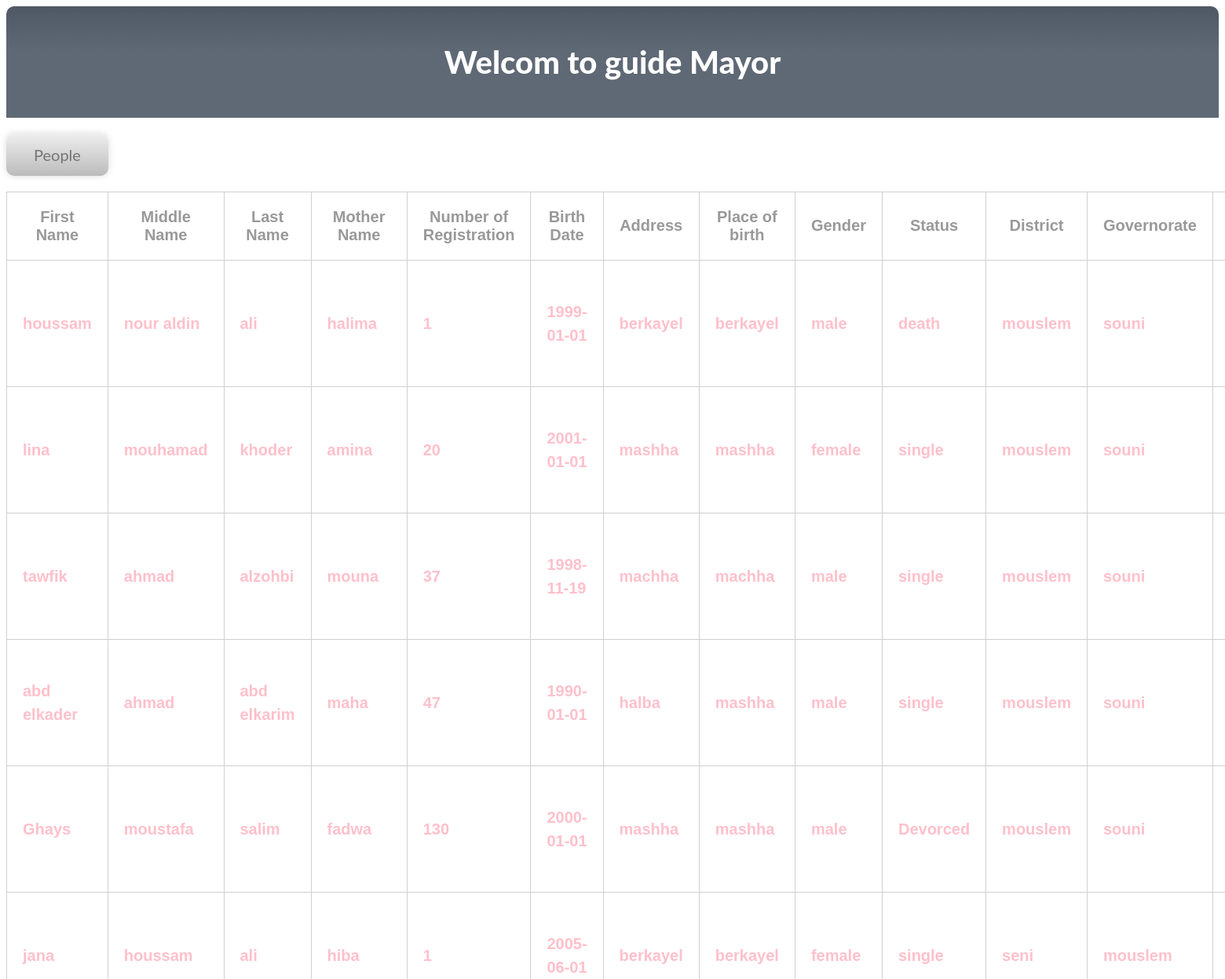
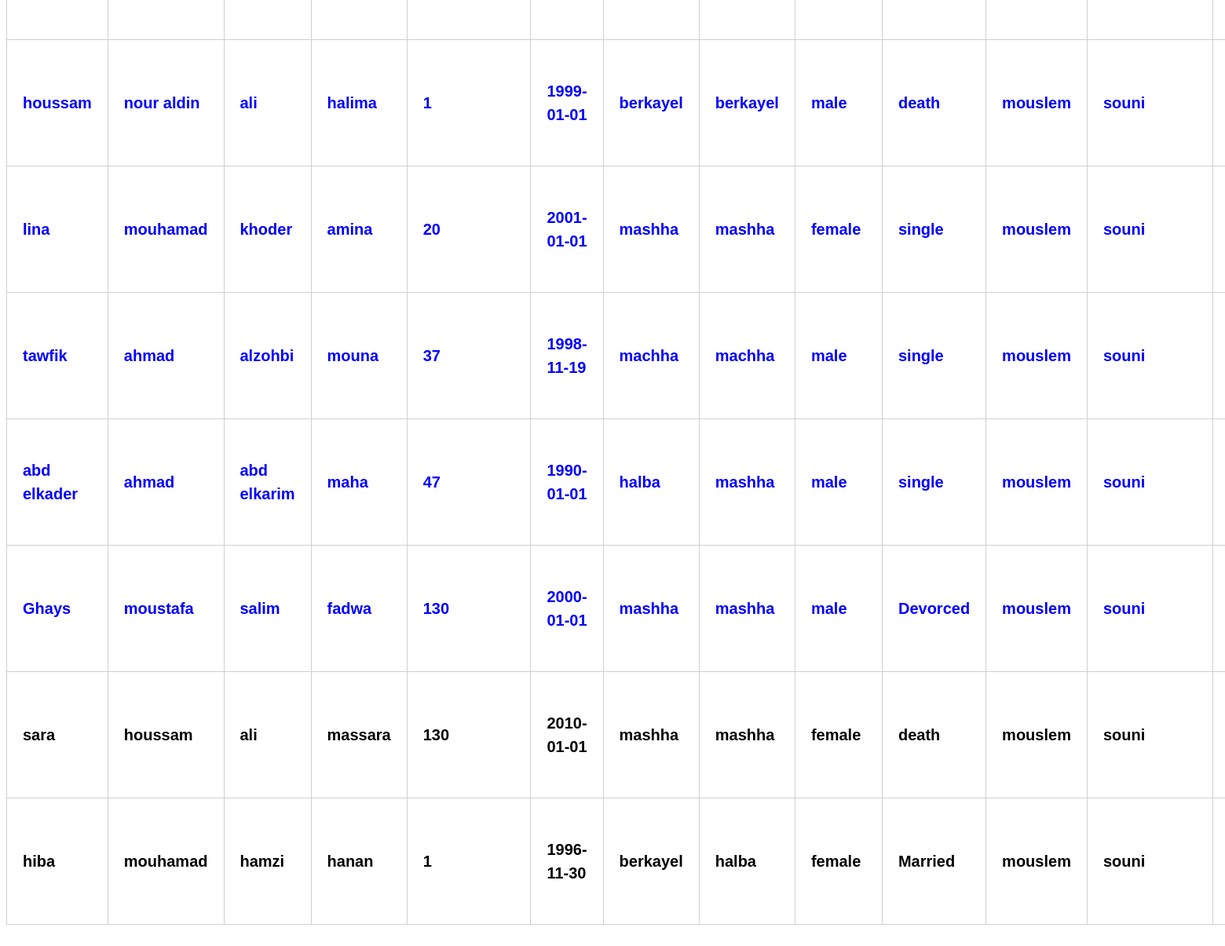
The app's page /showfmadmin.php with its own data (2 pictures, top to bottom).
### tables this page shows
CREATE TABLE IF NOT EXISTS `people` (
  `id` int(11) NOT NULL AUTO_INCREMENT,
  `fn` varchar(20) NOT NULL,
  `mn` varchar(20) NOT NULL,
  `ln` varchar(20) NOT NULL,
  `mothername` varchar(20) NOT NULL,
  `nbreg` int(11) NOT NULL,
  `bd` date NOT NULL,
  `address` varchar(20) NOT NULL,
  `placeb` varchar(20) NOT NULL,
  `gender` varchar(20) NOT NULL,
  `status` varchar(20) NOT NULL,
  `denomination` varchar(80) NOT NULL,
  `religion` varchar(80) NOT NULL,
  `district` varchar(20) NOT NULL,
  `governorate` varchar(20) NOT NULL,
  `fid` int(11) NOT NULL,
  `mid` int(11) NOT NULL,
  `townid` int(11) NOT NULL,
  PRIMARY KEY (`id`),
  KEY `townid` (`townid`),
  KEY `townid_2` (`townid`),
  KEY `townid_3` (`townid`),
  KEY `townid_4` (`townid`)
);

### src/showfmadmin.php (the view, shortened to what this page needs)
<!DOCTYPE html>
<html>
<head>
  <link rel="stylesheet" type="text/css" media="screen" href="main.css" />
</head>
<body>
<div class="header" >
<h1> Welcom to guide Mayor </h1>
</div>
<nav >
	<ul>
		<li><a  href="<?php $idton= $_SESSION['townenter']; echo "showppl.php?id=$idton" ?>">People</a>
		</li>
					</ul>
</nav>
<div id="body">
 <div id="content">
   <table align="center">
    <th>First Name</th>
    <th>Middle Name</th>
    <th>Last Name</th>
    <th>Mother Name</th>
    <th>Number of Registration</th>
    <th>Birth Date</th>
    <th>Address</th>
    <th>Place of birth</th>
    <th>Gender </th>
    <th>Status</th>
    <th>District</th>
    <th>Governorate</th>
<body>
  <div class="login-wrap">
  <div class="login-html">
    <div class="login-form">
    <form method="post" action="updatemayor.php">
<?php
    $id = $_GET['id'];
	  $con= mysqli_connect("localhost", "root","", "guide");
        ?>
  <?php
        $sql2="select * from people where mid='$id' ";
       $result2=mysqli_query($con,$sql2);
   while($row2 = mysqli_fetch_array($result2)) {
     ?>
     <tr>
     <td><?php echo  "<p style='color:pink;'>".$row2[1]."</p>"; ?></td>
     <td><?php echo "<p style='color:pink;'>".$row2[2]."</p>"; ?></td>
     <td><?php echo  "<p style='color:pink;'>".$row2[3]."</p>"; ?></td>
     <td><?php echo "<p style='color:pink;'>".$row2[4]."</p>"; ?></td>
     <td><?php echo  "<p style='color:pink;'>".$row2[5]."</p>"; ?></td>
     <td><?php echo "<p style='color:pink;'>".$row2[6]."</p>"; ?></td>
     <td><?php echo  "<p style='color:pink;'>".$row2[7]."</p>"; ?></td>
     <td><?php echo  "<p style='color:pink;'>".$row2[8]."</p>"; ?></td>
     <td><?php echo  "<p style='color:pink;'>".$row2[9]."</p>"; ?></td>
     <td><?php echo "<p style='color:pink;'>".$row2[10]."</p>"; ?></td>
     <td><?php echo "<p style='color:pink;'>".$row2[11]."</p>"; ?></td>
     <td><?php echo  "<p style='color:pink;'>".$row2[12]."</p>"; ?></td>
     <td><?php echo  "<p style='color:pink;'>".$row2[13]."</p>"; ?></td>
     </tr>
     <?php
}
?>
 <?php
           $sql1="select * from people where fid='$id'&& mid=0 ";
	        $result1=mysqli_query($con,$sql1);
      while($row1 = mysqli_fetch_array($result1)) {
        ?>
        <tr>
        <td><?php echo  "<p style='color:blue;'>".$row1[1]."</p>"; ?></td>
        <td><?php echo "<p style='color:blue;'>".$row1[2]."</p>"; ?></td>
        <td><?php echo  "<p style='color:blue;'>".$row1[3]."</p>"; ?></td>
        <td><?php echo "<p style='color:blue;'>".$row1[4]."</p>"; ?></td>
        <td><?php echo  "<p style='color:blue;'>".$row1[5]."</p>"; ?></td>
        <td><?php echo "<p style='color:blue;'>".$row1[6]."</p>"; ?></td>
        <td><?php echo  "<p style='color:blue;'>".$row1[7]."</p>"; ?></td>
        <td><?php echo  "<p style='color:blue;'>".$row1[8]."</p>"; ?></td>
        <td><?php echo  "<p style='color:blue;'>".$row1[9]."</p>"; ?></td>
        <td><?php echo "<p style='color:blue;'>".$row1[10]."</p>"; ?></td>
        <td><?php echo "<p style='color:blue;'>".$row1[11]."</p>"; ?></td>
        <td><?php echo  "<p style='color:blue;'>".$row1[12]."</p>"; ?></td>
        <td><?php echo  "<p style='color:blue;'>".$row1[13]."</p>"; ?></td>
        </tr>
        <?php
 }
 ?>
 <?php
           $sql1="select * from people where fid='$id'&& mid<>0 ";
	        $result1=mysqli_query($con,$sql1);
      while($row1 = mysqli_fetch_array($result1)) {
        ?>
        <tr>
        <td><?php echo  "<p style='color:black;'>".$row1[1]."</p>"; ?></td>
        <td><?php echo "<p style='color:black;'>".$row1[2]."</p>"; ?></td>
        <td><?php echo  "<p style='color:black;'>".$row1[3]."</p>"; ?></td>
        <td><?php echo "<p style='color:black;'>".$row1[4]."</p>"; ?></td>
        <td><?php echo  "<p style='color:black;'>".$row1[5]."</p>"; ?></td>
        <td><?php echo "<p style='color:black;'>".$row1[6]."</p>"; ?></td>
        <td><?php echo  "<p style='color:black;'>".$row1[7]."</p>"; ?></td>
        <td><?php echo  "<p style='color:black;'>".$row1[8]."</p>"; ?></td>
        <td><?php echo  "<p style='color:black;'>".$row1[9]."</p>"; ?></td>
        <td><?php echo "<p style='color:black;'>".$row1[10]."</p>"; ?></td>
        <td><?php echo "<p style='color:black;'>".$row1[11]."</p>"; ?></td>
        <td><?php echo  "<p style='color:black;'>".$row1[12]."</p>"; ?></td>
        <td><?php echo  "<p style='color:black;'>".$row1[13]."</p>"; ?></td>
        </tr>
        <?php
 }
 ?>
</body>
</html>

### src/css/main.css (style rules this page uses)
body { font-size: 20px; color: #212529; font-family: 'Lato', 'Times New Roman', serif; }
p { line-height: 1.5; margin: 30px 0; }
h1, h2, h3, h4, h5, h6 { font-weight: 800; font-family: 'Lato', 'Helvetica Neue', Helvetica, Arial, sans-serif; }
a { color: #212529; -webkit-transition: all 0.2s; -moz-transition: all 0.2s; transition: all 0.2s; }

### src/showfmadmin.php (style rules this page uses)
nav ul { background: #efefef; background: linear-gradient(top, #efefef 0%, #bbbbbb 100%); background: -moz-linear-gradient(top, #efefef 0%, #bbbbbb 100%); background: -webkit-linear-gradient(top, #efefef 0%,#bbbbbb 100%); box-shadow: 0px 0px 9px rgba(0,0,0,0.15); padding: 0 20px; border-radius: 10px; list-style: none; position: relative; display: inline-table; }
nav ul:after { content: ""; clear: both; display: block; }
nav ul li { float: left; }
nav ul li a { display: block; padding:15px ; color: #757575; text-decoration: none; }
.header { color: white; background: #4b545f; background: linear-gradient(top, #4f5964 0%, #5f6975 40%); background: -moz-linear-gradient(top, #4f5964 0%, #5f6975 40%); background: -webkit-linear-gradient(top, #4f5964 0%,#5f6975 40%); text-align: center; border-radius: 10px 10px 0px 0px; padding:20px; }
table { width:80%; font-family:Tahoma, Geneva, sans-serif; font-weight:bolder; color:#999; margin-bottom:80px; }
table,td,th { border-collapse:collapse; border:solid #d0d0d0 1px; padding:20px; }

### records on screen
people: fn "houssam", mn "nour aldin", ln "ali", mothername "halima", nbreg "1", bd "1999-01-01", address "berkayel", placeb "berkayel", gender "male", status "death", denomination "mouslem", religion "souni"
people: fn "lina", mn "mouhamad", ln "khoder", mothername "amina", nbreg "20", bd "2001-01-01", address "mashha", placeb "mashha", gender "female", status "single", denomination "mouslem", religion "souni"
people: fn "tawfik", mn "ahmad", ln "alzohbi", mothername "mouna", nbreg "37", bd "1998-11-19", address "machha", placeb "machha", gender "male", status "single", denomination "mouslem", religion "souni"
people: fn "abd elkader", mn "ahmad", ln "abd elkarim", mothername "maha", nbreg "47", bd "1990-01-01", address "halba", placeb "mashha", gender "male", status "single", denomination "mouslem", religion "souni"
people: fn "Ghays", mn "moustafa", ln "salim", mothername "fadwa", nbreg "130", bd "2000-01-01", address "mashha", placeb "mashha", gender "male", status "Devorced", denomination "mouslem", religion "souni"
people: fn "jana", mn "houssam", ln "ali", mothername "hiba", nbreg "1", bd "2005-06-01", address "berkayel", placeb "berkayel", gender "female", status "single", denomination "seni", religion "mouslem"
people: fn "sara", mn "houssam", ln "ali", mothername "massara", nbreg "130", bd "2010-01-01", address "mashha", placeb "mashha", gender "female", status "death", denomination "mouslem", religion "souni"
people: fn "hiba", mn "mouhamad", ln "hamzi", mothername "hanan", nbreg "1", bd "1996-11-30", address "berkayel", placeb "halba", gender "female", status "Married", denomination "mouslem", religion "souni"
